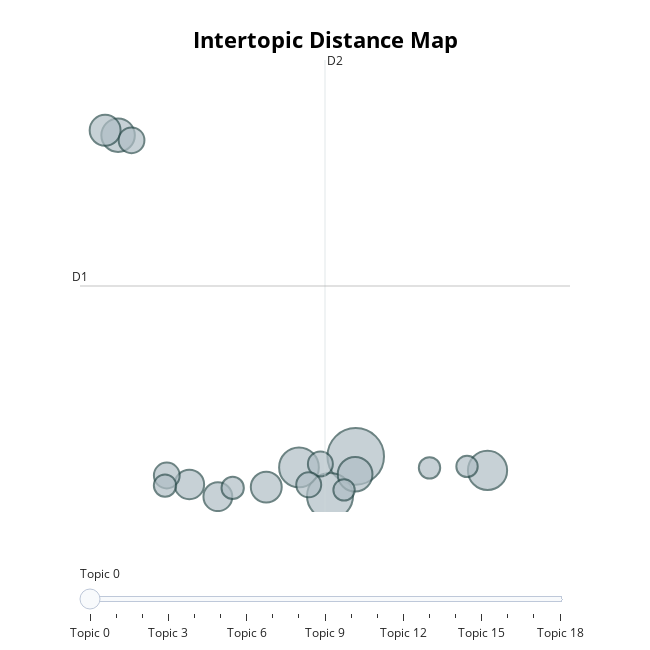

Here is the notebook cell this chart was saved with:
### Code cell
#  les echantillons sont trop petits pour avoir des topics visualisés
fig = topic_model.visualize_topics()
fig.show()

### Figure 1 — Plotly figure (JSON) as saved in the notebook; plotly's stock layout.template omitted (floating-point values rounded to 4 significant figures)
{"data": [{"customdata": [[0, "retraite | csg | ne | tout | taxe", 77], [1, "vote | lection | falloir | blanc | citoyen", 51], [2, "ne | pas | prsident | tout | faire", 38], [3, "cahier | dolance | image | date | demande", 37], [4, "arrondissement | mairie | st | dbat | dolance", 29], [5, "olien | nuclaire | ne | production | plus", 27], [6, "euro | pourquoi | avoir | pas | plus", 23], [7, "dpense | impt | fiscal | fiscalit | md", 23], [8, "prsident | baisse | ne | mr | monsieur", 21], [9, "enfant | cole | pas | parent | plus", 20], [10, "inflation | retraite | indexation | fraterniter | pourcent", 16], [11, "prix | pas | plus | tout | ne", 16], [12, "victime | pouvoir | incivilit | faire | plus", 15], [13, "mot | mdecin | rural | service | territoire", 15], [14, "franais | avoir | euro | tout | pas", 12], [15, "handicap | souhaiter | personne | avoir | ne", 12], [16, "pas | franais | ne | devoir | tat", 11], [17, "transport | marchandise | falloir | devoir | dvelopper", 11], [18, "proposition | franais | ne | tat | droit", 11]], "hovertemplate": "<b>Topic %{customdata[0]}</b><br>%{customdata[1]}<br>Size: %{customdata[2]}", "legendgroup": "", "marker": {"color": "#B0BEC5", "line": {"color": "DarkSlateGrey", "width": 2}, "size": [77, 51, 38, 37, 29, 27, 23, 23, 21, 20, 16, 16, 15, 15, 12, 12, 11, 11, 11], "sizemode": "area", "sizeref": 0.04813, "symbol": "circle"}, "mode": "markers", "name": "", "orientation": "v", "showlegend": false, "type": "scatter", "x": [6.228, 5.845, 5.382, 8.191, 6.218, 2.688, 4.895, 2.494, 3.75, 4.174, 3.413, 2.888, 5.701, 5.528, 3.387, 4.395, 7.327, 7.886, 6.054], "xaxis": "x", "y": [5.539, 3.995, 5.112, 4.994, 4.845, 18.02, 4.346, 18.22, 4.449, 3.974, 4.797, 17.83, 5.247, 4.436, 4.406, 4.316, 5.093, 5.149, 4.236], "yaxis": "y"}], "layout": {"annotations": [{"showarrow": false, "text": "D1", "x": 2.12, "y": 12.16, "yshift": 10}, {"showarrow": false, "text": "D2", "x": 5.77, "xshift": 10, "y": 20.95}], "height": 650, "hoverlabel": {"bgcolor": "white", "font": {"family": "Rockwell", "size": 16}}, "legend": {"itemsizing": "constant", "tracegroupgap": 0}, "margin": {"t": 60}, "shapes": [{"line": {"color": "#CFD8DC", "width": 2}, "type": "line", "x0": 5.77, "x1": 5.77, "y0": 3.378, "y1": 20.95}, {"line": {"color": "#9E9E9E", "width": 2}, "type": "line", "x0": 2.12, "x1": 9.42, "y0": 12.16, "y1": 12.16}], "sliders": [{"active": 0, "pad": {"t": 50}, "steps": [{"args": [{"marker.color": [["red", "#B0BEC5", "#B0BEC5", "#B0BEC5", "#B0BEC5", "#B0BEC5", "#B0BEC5", "#B0BEC5", "#B0BEC5", "#B0BEC5", "#B0BEC5", "#B0BEC5", "#B0BEC5", "#B0BEC5", "#B0BEC5", "#B0BEC5", "#B0BEC5", "#B0BEC5", "#B0BEC5"]]}], "label": "Topic 0", "method": "update"}, {"args": [{"marker.color": [["#B0BEC5", "red", "#B0BEC5", "#B0BEC5", "#B0BEC5", "#B0BEC5", "#B0BEC5", "#B0BEC5", "#B0BEC5", "#B0BEC5", "#B0BEC5", "#B0BEC5", "#B0BEC5", "#B0BEC5", "#B0BEC5", "#B0BEC5", "#B0BEC5", "#B0BEC5", "#B0BEC5"]]}], "label": "Topic 1", "method": "update"}, {"args": [{"marker.color": [["#B0BEC5", "#B0BEC5", "red", "#B0BEC5", "#B0BEC5", "#B0BEC5", "#B0BEC5", "#B0BEC5", "#B0BEC5", "#B0BEC5", "#B0BEC5", "#B0BEC5", "#B0BEC5", "#B0BEC5", "#B0BEC5", "#B0BEC5", "#B0BEC5", "#B0BEC5", "#B0BEC5"]]}], "label": "Topic 2", "method": "update"}, {"args": [{"marker.color": [["#B0BEC5", "#B0BEC5", "#B0BEC5", "red", "#B0BEC5", "#B0BEC5", "#B0BEC5", "#B0BEC5", "#B0BEC5", "#B0BEC5", "#B0BEC5", "#B0BEC5", "#B0BEC5", "#B0BEC5", "#B0BEC5", "#B0BEC5", "#B0BEC5", "#B0BEC5", "#B0BEC5"]]}], "label": "Topic 3", "method": "update"}, {"args": [{"marker.color": [["#B0BEC5", "#B0BEC5", "#B0BEC5", "#B0BEC5", "red", "#B0BEC5", "#B0BEC5", "#B0BEC5", "#B0BEC5", "#B0BEC5", "#B0BEC5", "#B0BEC5", "#B0BEC5", "#B0BEC5", "#B0BEC5", "#B0BEC5", "#B0BEC5", "#B0BEC5", "#B0BEC5"]]}], "label": "Topic 4", "method": "update"}, {"args": [{"marker.color": [["#B0BEC5", "#B0BEC5", "#B0BEC5", "#B0BEC5", "#B0BEC5", "red", "#B0BEC5", "#B0BEC5", "#B0BEC5", "#B0BEC5", "#B0BEC5", "#B0BEC5", "#B0BEC5", "#B0BEC5", "#B0BEC5", "#B0BEC5", "#B0BEC5", "#B0BEC5", "#B0BEC5"]]}], "label": "Topic 5", "method": "update"}, {"args": [{"marker.color": [["#B0BEC5", "#B0BEC5", "#B0BEC5", "#B0BEC5", "#B0BEC5", "#B0BEC5", "red", "#B0BEC5", "#B0BEC5", "#B0BEC5", "#B0BEC5", "#B0BEC5", "#B0BEC5", "#B0BEC5", "#B0BEC5", "#B0BEC5", "#B0BEC5", "#B0BEC5", "#B0BEC5"]]}], "label": "Topic 6", "method": "update"}, {"args": [{"marker.color": [["#B0BEC5", "#B0BEC5", "#B0BEC5", "#B0BEC5", "#B0BEC5", "#B0BEC5", "#B0BEC5", "red", "#B0BEC5", "#B0BEC5", "#B0BEC5", "#B0BEC5", "#B0BEC5", "#B0BEC5", "#B0BEC5", "#B0BEC5", "#B0BEC5", "#B0BEC5", "#B0BEC5"]]}], "label": "Topic 7", "method": "update"}, {"args": [{"marker.color": [["#B0BEC5", "#B0BEC5", "#B0BEC5", "#B0BEC5", "#B0BEC5", "#B0BEC5", "#B0BEC5", "#B0BEC5", "red", "#B0BEC5", "#B0BEC5", "#B0BEC5", "#B0BEC5", "#B0BEC5", "#B0BEC5", "#B0BEC5", "#B0BEC5", "#B0BEC5", "#B0BEC5"]]}], "label": "Topic 8", "method": "update"}, {"args": [{"marker.color": [["#B0BEC5", "#B0BEC5", "#B0BEC5", "#B0BEC5", "#B0BEC5", "#B0BEC5", "#B0BEC5", "#B0BEC5", "#B0BEC5", "red", "#B0BEC5", "#B0BEC5", "#B0BEC5", "#B0BEC5", "#B0BEC5", "#B0BEC5", "#B0BEC5", "#B0BEC5", "#B0BEC5"]]}], "label": "Topic 9", "method": "update"}, {"args": [{"marker.color": [["#B0BEC5", "#B0BEC5", "#B0BEC5", "#B0BEC5", "#B0BEC5", "#B0BEC5", "#B0BEC5", "#B0BEC5", "#B0BEC5", "#B0BEC5", "red", "#B0BEC5", "#B0BEC5", "#B0BEC5", "#B0BEC5", "#B0BEC5", "#B0BEC5", "#B0BEC5", "#B0BEC5"]]}], "label": "Topic 10", "method": "update"}, {"args": [{"marker.color": [["#B0BEC5", "#B0BEC5", "#B0BEC5", "#B0BEC5", "#B0BEC5", "#B0BEC5", "#B0BEC5", "#B0BEC5", "#B0BEC5", "#B0BEC5", "#B0BEC5", "red", "#B0BEC5", "#B0BEC5", "#B0BEC5", "#B0BEC5", "#B0BEC5", "#B0BEC5", "#B0BEC5"]]}], "label": "Topic 11", "method": "update"}, {"args": [{"marker.color": [["#B0BEC5", "#B0BEC5", "#B0BEC5", "#B0BEC5", "#B0BEC5", "#B0BEC5", "#B0BEC5", "#B0BEC5", "#B0BEC5", "#B0BEC5", "#B0BEC5", "#B0BEC5", "red", "#B0BEC5", "#B0BEC5", "#B0BEC5", "#B0BEC5", "#B0BEC5", "#B0BEC5"]]}], "label": "Topic 12", "method": "update"}, {"args": [{"marker.color": [["#B0BEC5", "#B0BEC5", "#B0BEC5", "#B0BEC5", "#B0BEC5", "#B0BEC5", "#B0BEC5", "#B0BEC5", "#B0BEC5", "#B0BEC5", "#B0BEC5", "#B0BEC5", "#B0BEC5", "red", "#B0BEC5", "#B0BEC5", "#B0BEC5", "#B0BEC5", "#B0BEC5"]]}], "label": "Topic 13", "method": "update"}, {"args": [{"marker.color": [["#B0BEC5", "#B0BEC5", "#B0BEC5", "#B0BEC5", "#B0BEC5", "#B0BEC5", "#B0BEC5", "#B0BEC5", "#B0BEC5", "#B0BEC5", "#B0BEC5", "#B0BEC5", "#B0BEC5", "#B0BEC5", "red", "#B0BEC5", "#B0BEC5", "#B0BEC5", "#B0BEC5"]]}], "label": "Topic 14", "method": "update"}, {"args": [{"marker.color": [["#B0BEC5", "#B0BEC5", "#B0BEC5", "#B0BEC5", "#B0BEC5", "#B0BEC5", "#B0BEC5", "#B0BEC5", "#B0BEC5", "#B0BEC5", "#B0BEC5", "#B0BEC5", "#B0BEC5", "#B0BEC5", "#B0BEC5", "red", "#B0BEC5", "#B0BEC5", "#B0BEC5"]]}], "label": "Topic 15", "method": "update"}, {"args": [{"marker.color": [["#B0BEC5", "#B0BEC5", "#B0BEC5", "#B0BEC5", "#B0BEC5", "#B0BEC5", "#B0BEC5", "#B0BEC5", "#B0BEC5", "#B0BEC5", "#B0BEC5", "#B0BEC5", "#B0BEC5", "#B0BEC5", "#B0BEC5", "#B0BEC5", "red", "#B0BEC5", "#B0BEC5"]]}], "label": "Topic 16", "method": "update"}, {"args": [{"marker.color": [["#B0BEC5", "#B0BEC5", "#B0BEC5", "#B0BEC5", "#B0BEC5", "#B0BEC5", "#B0BEC5", "#B0BEC5", "#B0BEC5", "#B0BEC5", "#B0BEC5", "#B0BEC5", "#B0BEC5", "#B0BEC5", "#B0BEC5", "#B0BEC5", "#B0BEC5", "red", "#B0BEC5"]]}], "label": "Topic 17", "method": "update"}, {"args": [{"marker.color": [["#B0BEC5", "#B0BEC5", "#B0BEC5", "#B0BEC5", "#B0BEC5", "#B0BEC5", "#B0BEC5", "#B0BEC5", "#B0BEC5", "#B0BEC5", "#B0BEC5", "#B0BEC5", "#B0BEC5", "#B0BEC5", "#B0BEC5", "#B0BEC5", "#B0BEC5", "#B0BEC5", "red"]]}], "label": "Topic 18", "method": "update"}]}], "title": {"font": {"color": "Black", "size": 22}, "text": "<b>Intertopic Distance Map</b>", "x": 0.5, "xanchor": "center", "y": 0.95, "yanchor": "top"}, "width": 650, "xaxis": {"anchor": "y", "domain": [0, 1], "range": [2.12, 9.42], "title": {"text": ""}, "visible": false}, "yaxis": {"anchor": "x", "domain": [0, 1], "range": [3.378, 20.95], "title": {"text": ""}, "visible": false}}}
